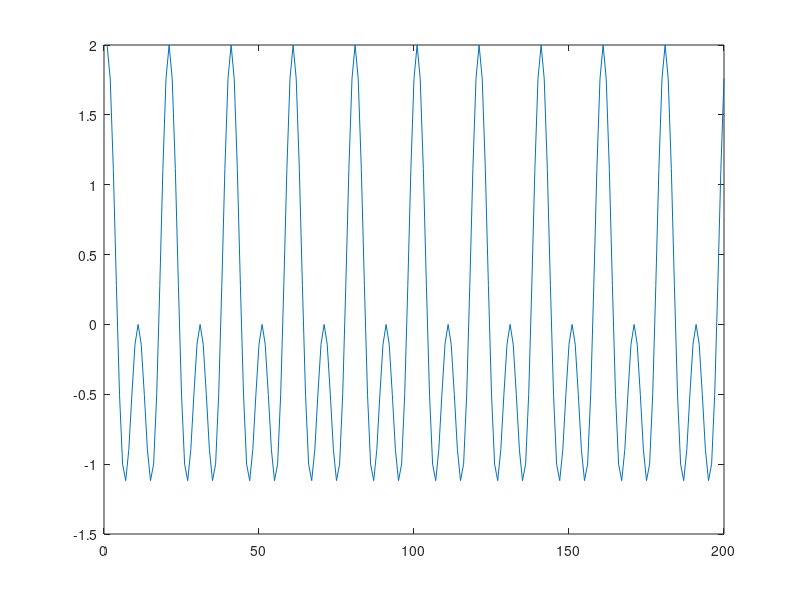
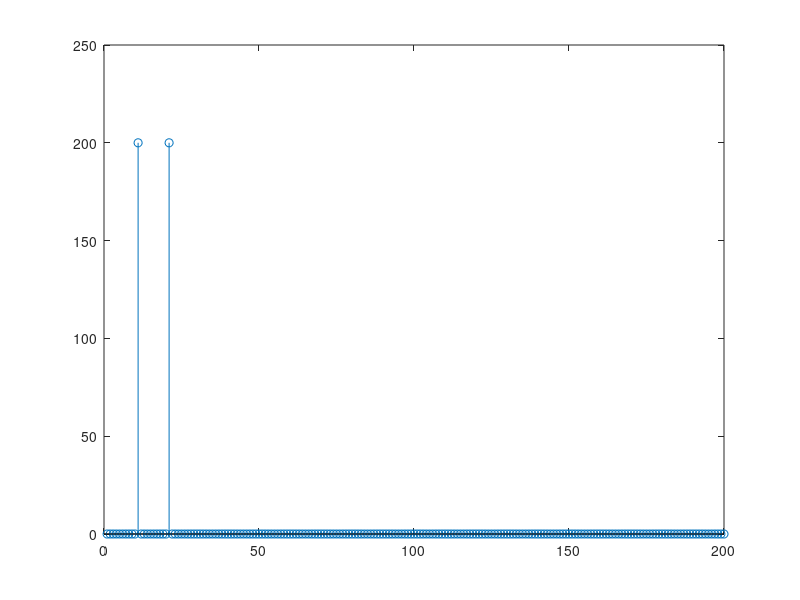

Write the MATLAB code that produced these figures, in order.
f1   = 5;
f2 = 10;
fs  = 100; %4*pi*f+1;
dt  = 1/fs;
M=200;
t=0:dt:((M-1)*dt);
kosz1 = exp(1i*2*pi*f1*t);
kosz2 = exp(1i*2*pi*f2*t);
kosz = kosz1+kosz2;

T=M*dt

figure(1);
plot(real(kosz));
figure(2);
stem(abs(fft(kosz)));
